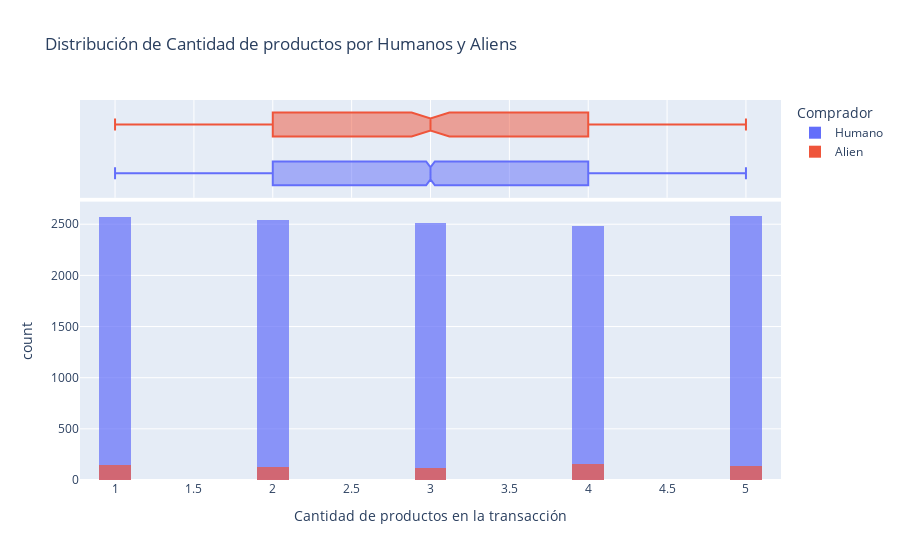

The notebook cell saved with this chart:
### Markdown cell above
El segundo gráfico muestra la distribución de la edad del cliente diferenciada entre humanos y alienígenas, en donde la mayoría de los humanos se concentran en edades entre 20 y 50 años, y donde se tiene mayor cantidad es alrededor de los 30-40 años. En cambio, los alienígenas tienen una distribución de edad más dispersa,considerando que también se tienen menores datos. El gráfico de caja en la parte superior muestra que la mediana de edad de los humanos está alrededor de los 30 años, mientras que los alienígenas tienen edades más extremas. Además, los puntos en el gráfico indican outliers, lo que nos dice que los alienígenas tienen más variabilidad en la edad de los compradores en comparación con los humanos.

### Code cell
# c. Distplot para "Customer Age" diferenciando entre humanos y aliens
fig_c =px.histogram(df_pandas, 
            x="Quantity", 
            color="Comprador",  # Usamos la columna 'Comprador'
            marginal="box",  # Opcional: añade un gráfico de caja
            title="Distribución de Cantidad de productos por Humanos y Aliens",
            labels={"Quantity": "Cantidad de productos en la transacción"},
            nbins=30, 
            opacity=0.7,
            barmode="overlay")
fig_c.show()

### Figure 1 — Plotly figure (JSON) as saved in the notebook; plotly's stock layout.template omitted (floating-point values rounded to 4 significant figures; data arrays with more than 128 entries replaced by an {"elided": "..."} marker saying what was removed)
{"data": [{"alignmentgroup": "True", "bingroup": "x", "hovertemplate": "Comprador=Humano<br>Cantidad de productos en la transacción=%{x}<br>count=%{y}<extra></extra>", "legendgroup": "Humano", "marker": {"color": "#636efa", "opacity": 0.7, "pattern": {"shape": ""}}, "name": "Humano", "nbinsx": 30, "offsetgroup": "Humano", "orientation": "v", "showlegend": true, "type": "histogram", "x": {"elided": "12700 int values"}, "xaxis": "x", "yaxis": "y"}, {"alignmentgroup": "True", "hovertemplate": "Comprador=Humano<br>Cantidad de productos en la transacción=%{x}<extra></extra>", "legendgroup": "Humano", "marker": {"color": "#636efa"}, "name": "Humano", "notched": true, "offsetgroup": "Humano", "showlegend": false, "type": "box", "x": {"elided": "12700 int values"}, "xaxis": "x2", "yaxis": "y2"}, {"alignmentgroup": "True", "bingroup": "x", "hovertemplate": "Comprador=Alien<br>Cantidad de productos en la transacción=%{x}<br>count=%{y}<extra></extra>", "legendgroup": "Alien", "marker": {"color": "#EF553B", "opacity": 0.7, "pattern": {"shape": ""}}, "name": "Alien", "nbinsx": 30, "offsetgroup": "Alien", "orientation": "v", "showlegend": true, "type": "histogram", "x": {"elided": "688 int values"}, "xaxis": "x", "yaxis": "y"}, {"alignmentgroup": "True", "hovertemplate": "Comprador=Alien<br>Cantidad de productos en la transacción=%{x}<extra></extra>", "legendgroup": "Alien", "marker": {"color": "#EF553B"}, "name": "Alien", "notched": true, "offsetgroup": "Alien", "showlegend": false, "type": "box", "x": {"elided": "688 int values"}, "xaxis": "x2", "yaxis": "y2"}], "layout": {"barmode": "overlay", "legend": {"title": {"text": "Comprador"}, "tracegroupgap": 0}, "title": {"text": "Distribución de Cantidad de productos por Humanos y Aliens"}, "xaxis": {"anchor": "y", "domain": [0, 1], "title": {"text": "Cantidad de productos en la transacción"}}, "xaxis2": {"anchor": "y2", "domain": [0, 1], "matches": "x", "showgrid": true, "showticklabels": false}, "yaxis": {"anchor": "x", "domain": [0, 0.7326], "title": {"text": "count"}}, "yaxis2": {"anchor": "x2", "domain": [0.7426, 1], "matches": "y2", "showgrid": false, "showline": false, "showticklabels": false, "ticks": ""}}}
